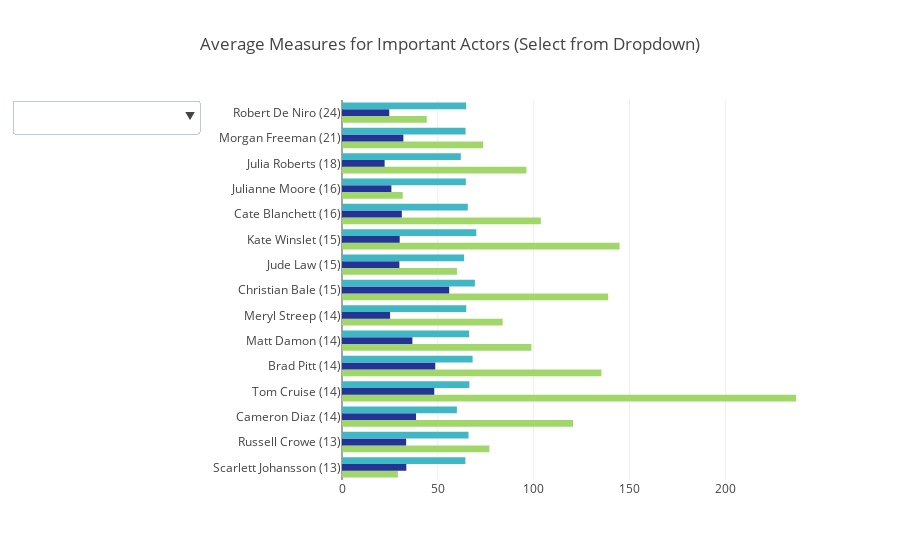

Source (notebook cell):
### Code cell
trace1 = go.Bar(    y=top15["Actor1"],
                        orientation = 'h',
                        x=top15["Avg. Profit"]/1000000,
                        name='Profit',
                        marker=dict(
                    color='rgb(161,215,106)'
                ))
                        

trace2 = go.Bar(y=top15["Actor1"],
                   orientation = 'h',
                    x=top15["Avg. Popularity"],
                    marker=dict(
                        color='rgb(37,52,148)'
                        #color='rgb(65,182,196)'
                    ),
                    name='Popularity')
                

trace3 = go.Bar(y=top15["Actor1"],
                   orientation = 'h',
                    x=top15["Avg. Vote"]*10,
                    name='Vote',
                    marker=dict(
                        #color='rgb(37,52,148)'
                        color='rgb(65,182,196)'
                    )
               )


data = [trace1, trace2, trace3]


updatemenus = list([
    dict(active=-1,
         x=-0.3,
         buttons=list([  
             
            dict(
                label = 'Average Profit (in Millions)',
                 method = 'update',
                 args = [{'visible': [True, False, False]}, 
                     {'title': 'Average Profit'}]),
             
             dict(
                  label = 'Average Popularity',
                 method = 'update',
                 args = [{'visible': [False, True, False]},
                     {'title': 'Average Popularity'}]),

            dict(
                 label = 'Average Vote',
                 method = 'update',
                 args = [{'visible': [False, False, True]},
                     {'title': 'Average Vote'}])
        ]),
    )
])

layout = dict(title='Average Measures for Important Actors (Select from Dropdown)', showlegend=False,
              updatemenus=updatemenus)

fig = dict(data=data, layout=layout)

iplot(fig)

### Figure 1 — Plotly figure (JSON) as saved in the notebook; plotly's stock layout.template omitted (floating-point values rounded to 4 significant figures)
{"data": [{"marker": {"color": "rgb(161,215,106)"}, "name": "Profit", "orientation": "h", "type": "bar", "x": [29.17, 76.91, 120.6, 236.9, 135.3, 98.84, 83.85, 138.9, 59.99, 144.8, 103.8, 31.68, 96.25, 73.67, 44.24], "y": ["Scarlett Johansson (13)", "Russell Crowe (13)", "Cameron Diaz (14)", "Tom Cruise (14)", "Brad Pitt (14)", "Matt Damon (14)", "Meryl Streep (14)", "Christian Bale (15)", "Jude Law (15)", "Kate Winslet (15)", "Cate Blanchett (16)", "Julianne Moore (16)", "Julia Roberts (18)", "Morgan Freeman (21)", "Robert De Niro (24)"]}, {"marker": {"color": "rgb(37,52,148)"}, "name": "Popularity", "orientation": "h", "type": "bar", "x": [33.56, 33.47, 38.64, 48.16, 48.67, 36.73, 25.09, 55.94, 29.93, 30.1, 31.21, 25.76, 22.25, 32.03, 24.65], "y": ["Scarlett Johansson (13)", "Russell Crowe (13)", "Cameron Diaz (14)", "Tom Cruise (14)", "Brad Pitt (14)", "Matt Damon (14)", "Meryl Streep (14)", "Christian Bale (15)", "Jude Law (15)", "Kate Winslet (15)", "Cate Blanchett (16)", "Julianne Moore (16)", "Julia Roberts (18)", "Morgan Freeman (21)", "Robert De Niro (24)"]}, {"marker": {"color": "rgb(65,182,196)"}, "name": "Vote", "orientation": "h", "type": "bar", "x": [64.38, 66, 59.94, 66.46, 68.14, 66.36, 64.83, 69.35, 63.71, 70.07, 65.62, 64.61, 62, 64.48, 64.78], "y": ["Scarlett Johansson (13)", "Russell Crowe (13)", "Cameron Diaz (14)", "Tom Cruise (14)", "Brad Pitt (14)", "Matt Damon (14)", "Meryl Streep (14)", "Christian Bale (15)", "Jude Law (15)", "Kate Winslet (15)", "Cate Blanchett (16)", "Julianne Moore (16)", "Julia Roberts (18)", "Morgan Freeman (21)", "Robert De Niro (24)"]}], "layout": {"showlegend": false, "title": "Average Measures for Important Actors (Select from Dropdown)", "updatemenus": [{"active": -1, "buttons": [{"args": [{"visible": [true, false, false]}, {"title": "Average Profit"}], "label": "Average Profit (in Millions)", "method": "update"}, {"args": [{"visible": [false, true, false]}, {"title": "Average Popularity"}], "label": "Average Popularity", "method": "update"}, {"args": [{"visible": [false, false, true]}, {"title": "Average Vote"}], "label": "Average Vote", "method": "update"}], "x": -0.3}]}}
